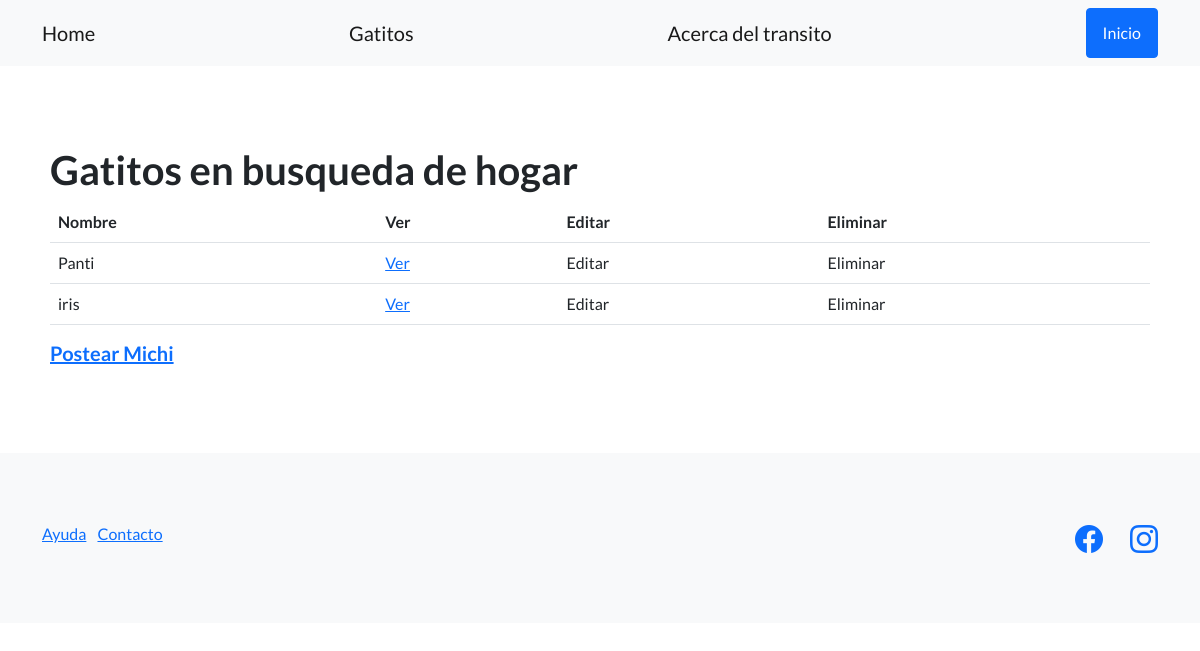
Page /Portfolio/gatos/ on the earlier database version.
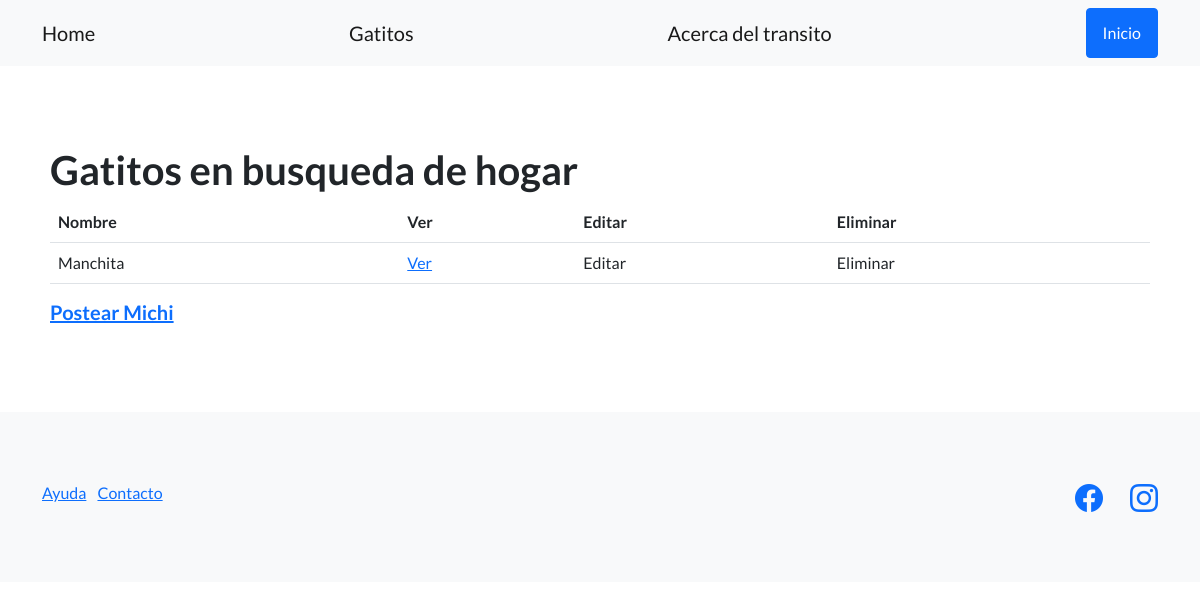
Same page on the later database version.
### Portfolio/models.py (models this page shows, shortened)
class Gato(models.Model):
    nombre = models.CharField(max_length=64)
    color_de_ojos = models.CharField(max_length=64)
    color_pelaje =  models.CharField(max_length=64)
    genero = models.CharField(max_length=64)

### Portfolio/views.py (the view)
# urls.py: path('gatos/', listar_gato, name="listar_gatos"),
def listar_gato(request):
    contexto = {
        'gatos': Gato.objects.all()
    }
    return render(
        request=request,
        template_name='Portfolio/lista_gatito.html',
        context=contexto,
    )

### Portfolio/Templates/Portfolio/lista_gatito.html (shortened to what this page needs)
{% extends "Portfolio/Base.html" %}
{% block contenido %}
<h1>Gatitos en busqueda de hogar</h1>
<table class="table">
  <tbody>
    <tr>
      <th>Nombre</th>
      <th>Ver</th>
      <th>Editar</th>
      <th>Eliminar</th>
    </tr>
    {% for cat in gatos %}
    <tr>
      <td>{{ cat.nombre }}</td>
      <td>
      <a href="{%url 'ver_gatos' cat.id %}">Ver</a>
      </td>
      <td>Editar</td>
      <td>Eliminar</td>
    </tr>
    {% endfor %}
  </tbody>
</table>
<a href="{%url "crear_gatos" %}"><h5>Postear Michi</h5></a>
{% endblock contenido %}

Differences in the rows shown:
removed Gato: nombre "iris"
changed Gato: nombre "Panti" → "Manchita"
